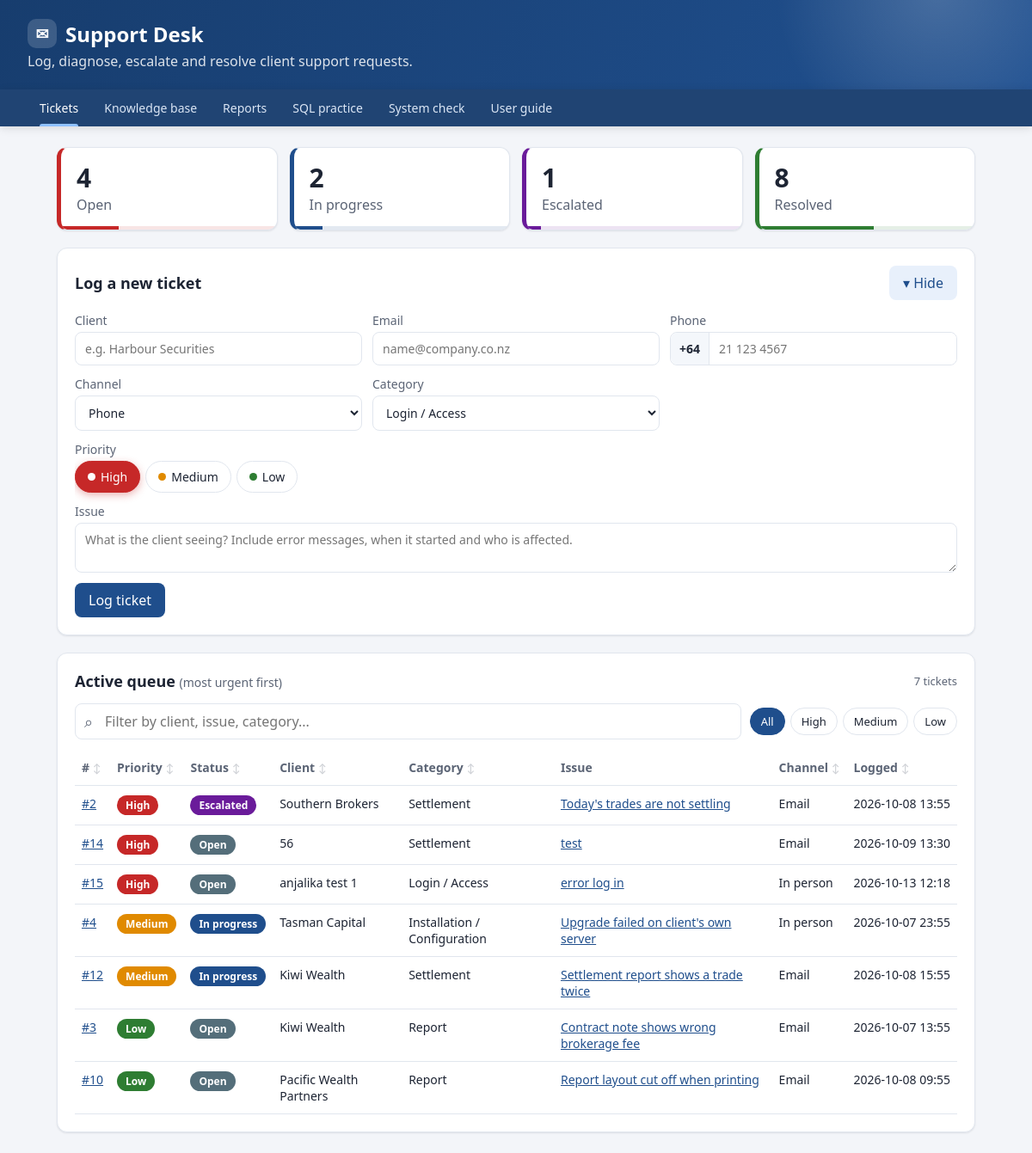
The page / on the database its author committed.
### tables this page shows
CREATE TABLE tickets (
                id         INTEGER PRIMARY KEY AUTOINCREMENT,
                client     TEXT NOT NULL,
                channel    TEXT NOT NULL,
                category   TEXT NOT NULL,
                priority   TEXT NOT NULL,
                issue      TEXT NOT NULL,
                status     TEXT NOT NULL DEFAULT 'Open',
                resolution TEXT,
                created    TEXT NOT NULL,
                updated    TEXT NOT NULL,
                resolved   TEXT
            , email TEXT, phone TEXT);

### app.py (the view)
@app.route("/")
def index():
    with get_db() as conn:
        counts = dict(conn.execute(
            "SELECT status, COUNT(*) FROM tickets GROUP BY status").fetchall())
        queue = conn.execute("""
            SELECT * FROM tickets
            WHERE status != 'Resolved'
            ORDER BY CASE priority WHEN 'High' THEN 1 WHEN 'Medium' THEN 2 ELSE 3 END,
                     created
        """).fetchall()
    return render_template("index.html", counts=counts, queue=queue, channels=CHANNELS,
                           categories=CATEGORIES, priorities=PRIORITIES, page="home")

### app.py (called while the page is built)
def get_db():
    conn = sqlite3.connect(DB_FILE, timeout=10)  # wait if another program has it locked
    conn.row_factory = sqlite3.Row
    return conn

### templates/index.html (shortened to what this page needs)
{% extends "base.html" %}
{% block content %}
{% set total = counts.values()|sum %}
<section class="summary">
  {% for status, cls in [('Open', 'high'), ('In progress', 'progress'), ('Escalated', 'escalated'), ('Resolved', 'low')] %}
  {% set n = counts.get(status, 0) %}
  <button type="button" class="stat {{ cls }}" data-status="{{ status }}"{% if status == 'Resolved' %} data-href="{{ url_for('knowledge') }}"{% endif %}
          title="{{ 'Show all resolved tickets in the knowledge base' if status == 'Resolved' else 'Filter the queue to ' ~ status }}">
    <span class="num">{{ n }}</span>
    <span class="label">{{ status }}</span>
    <span class="bar"><i style="width: {{ (n / total * 100)|round(1) if total else 0 }}%"></i></span>
  </button>
  {% endfor %}
</section>
<section class="card" id="new-ticket-card">
  <div class="card-head">
    <h2>Log a new ticket</h2>
    <button type="button" class="ghost" id="toggle-form" aria-expanded="true" aria-controls="new-ticket-body">
      <span class="toggle-icon">&#9662;</span> <span class="toggle-text">Hide</span>
    </button>
  </div>
  <div class="collapse" id="new-ticket-body"><div>
  <form action="{{ url_for('create_ticket') }}" method="post" class="new-ticket">
    <label>Client <input name="client" placeholder="e.g. Harbour Securities" required autocomplete="off"></label>
    <label>Email
      <input type="email" name="email" placeholder="name@company.co.nz" autocomplete="off"
             pattern="[^@\s]+@[^@\s]+\.[^@\s]+" title="An email address like name@company.co.nz">
    </label>
    <label>Phone
      <span class="phone-field">
        <span class="prefix">+64</span>
        <input type="tel" name="phone" inputmode="tel" placeholder="21 123 4567" autocomplete="off" data-nz-phone
               title="A New Zealand number: 8-10 digits after +64, e.g. 21 123 4567">
      </span>
    </label>
    <label>Channel <select name="channel">{% for c in channels %}<option>{{ c }}</option>{% endfor %}</select></label>
    <label>Category <select name="category">{% for c in categories %}<option>{{ c }}</option>{% endfor %}</select></label>
    <div class="wide">
      <div class="fieldset-label" id="priority-label">Priority</div>
      <div class="segmented" role="radiogroup" aria-labelledby="priority-label">
        {% for p in priorities %}
          <label for="prio-{{ p|lower }}" style="--dot: var(--{{ p|lower }})">{{ p }}</label>
        {% endfor %}
      </div>
    </div>
    <label class="wide">Issue
      <textarea name="issue" rows="2" required maxlength="1000" data-autogrow
                placeholder="What is the client seeing? Include error messages, when it started and who is affected."></textarea>
    </label>
    <button type="submit">Log ticket</button>
  </form>
  </div></div>
</section>
<section class="card">
  <div class="card-head">
    <h2>Active queue <small>(most urgent first)</small></h2>
    <span class="result-count" id="result-count"></span>
  </div>
  {% if queue %}
  <div class="toolbar">
    <div class="search-input">
      <input type="search" id="queue-search" placeholder="Filter by client, issue, category..." aria-label="Filter the queue">
    </div>
    <div class="chips" role="group" aria-label="Filter by priority">
      <button type="button" class="chip on" data-prio="">All</button>
      {% for p in priorities %}<button type="button" class="chip" data-prio="{{ p }}">{{ p }}</button>{% endfor %}
    </div>
  </div>
  <table id="queue">
    <thead><tr>
      <th class="sortable" data-key="id">#</th>
      <th class="sortable" data-key="prio">Priority</th>
      <th class="sortable" data-key="status">Status</th>
      <th class="sortable" data-key="client">Client</th>
      <th class="sortable" data-key="category">Category</th>
      <th>Issue</th>
      <th class="sortable" data-key="channel">Channel</th>
      <th class="sortable" data-key="created">Logged</th>
    </tr></thead>
    <tbody>
    {% for t in queue %}
      <tr class="clickable" data-href="{{ url_for('ticket', ticket_id=t.id) }}"
          data-id="{{ t.id }}" data-prio="{{ t.priority }}" data-status="{{ t.status }}"
          data-client="{{ t.client }}" data-category="{{ t.category }}" data-channel="{{ t.channel }}"
          data-created="{{ t.created }}">
        <td><a href="{{ url_for('ticket', ticket_id=t.id) }}">#{{ t.id }}</a></td>
        <td><span class="badge {{ t.priority|lower }}{{ ' pulse' if t.priority == 'High' and t.status == 'Open' }}">{{ t.priority }}</span></td>
        <td><span class="badge status-{{ t.status|lower|replace(' ', '-') }}">{{ t.status }}</span></td>
        <td>{{ t.client }}</td>
        <td>{{ t.category }}</td>
        <td><a href="{{ url_for('ticket', ticket_id=t.id) }}">{{ t.issue }}</a></td>
        <td>{{ t.channel }}</td>
        <td class="date" data-ts="{{ t.created }}">{{ t.created }}</td>
      </tr>
    {% endfor %}
    </tbody>
  </table>
  {% else %}<p class="empty">No active tickets.</p>{% endif %}
</section>
{% endblock %}

### templates/base.html (shortened to what this page needs)
<!doctype html>
<html lang="en">
<head>
  <link rel="stylesheet" href="{{ url_for('static', filename='style.css') }}">
</head>
<body>
  <header>
    <h1><span class="logo" aria-hidden="true">&#9993;</span>Support Desk</h1>
    <p>Log, diagnose, escalate and resolve client support requests.</p>
  </header>
  <nav>
    <a href="{{ url_for('index') }}" class="{{ 'active' if page == 'home' }}">Tickets</a>
    <a href="{{ url_for('knowledge') }}" class="{{ 'active' if page == 'knowledge' }}">Knowledge base</a>
    <a href="{{ url_for('reports') }}" class="{{ 'active' if page == 'reports' }}">Reports</a>
    <a href="{{ url_for('sql_console') }}" class="{{ 'active' if page == 'sql' }}">SQL practice</a>
    <a href="{{ url_for('health') }}" class="{{ 'active' if page == 'health' }}">System check</a>
    <a href="{{ url_for('guide') }}" class="{{ 'active' if page == 'guide' }}">User guide</a>
  </nav>
  <main>
    {% block content %}{% endblock %}
  </main>
</body>
</html>

### rows shown on the page
tickets: id "8", status "Resolved", {{ (n / total * 100)|round(1) if total else 0 }} 53.3 (drawn)
tickets: id "2", priority "High", status "Escalated", client "Southern Brokers", category "Settlement", issue "Today's trades are not settling", channel "Email", created "2026-10-08 13:55"
tickets: id "14", priority "High", status "Open", client "56", category "Settlement", issue "test", channel "Email", created "2026-10-09 13:30"
tickets: id "15", priority "High", status "Open", client "anjalika test 1", category "Login / Access", issue "error log in", channel "In person", created "2026-10-13 12:18"
tickets: id "4", priority "Medium", status "In progress", client "Tasman Capital", category "Installation / Configuration", issue "Upgrade failed on client's own server", channel "In person", created "2026-10-07 23:55"
tickets: id "12", priority "Medium", status "In progress", client "Kiwi Wealth", category "Settlement", issue "Settlement report shows a trade twice", channel "Email", created "2026-10-08 15:55"
tickets: id "3", priority "Low", status "Open", client "Kiwi Wealth", category "Report", issue "Contract note shows wrong brokerage fee", channel "Email", created "2026-10-07 13:55"
tickets: id "10", priority "Low", status "Open", client "Pacific Wealth Partners", category "Report", issue "Report layout cut off when printing", channel "Email", created "2026-10-08 09:55"

### other values the page prints
{{ n }} "4" "2" "1"
{{ status }} "Open" "In progress" "Escalated"
{{ p }} "High" "Medium" "Low"
form field channel "Phone"
form field category "Login / Access"
